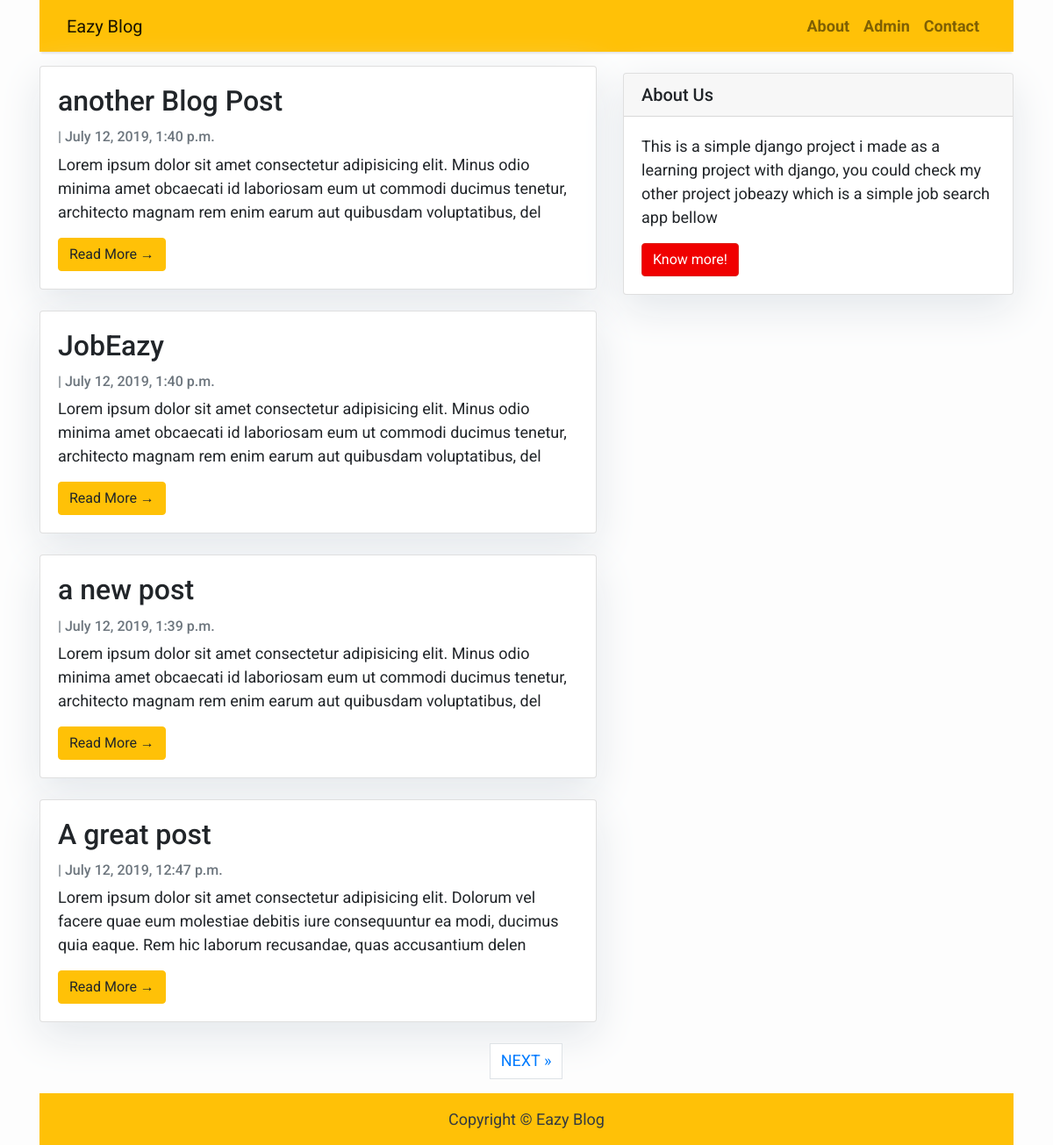
The page / on the database its author committed.
### blog/models.py (models this page shows, shortened)
class Post(models.Model):
    title = models.CharField(max_length=200, unique=True)
    slug = models.SlugField(max_length=200, unique=True)
    author = models.ForeignKey(User, on_delete= models.CASCADE,related_name='blog_posts')
    updated_on = models.DateTimeField(auto_now= True)
    content = MDTextField()
    created_on = models.DateTimeField(auto_now_add=True)
    status = models.IntegerField(choices=STATUS, default=0)
    class Meta:
        ordering = ['-created_on']

### blog/views.py (the view)
# urls.py: path('', views.PostList.as_view(), name='home'),
class PostList(generic.ListView):
    queryset = Post.objects.filter(status=1).order_by('-created_on')
    template_name = 'index.html'
    paginate_by = 4

### blog/templates/index.html (shortened to what this page needs)
{% extends "base.html" %}
{% block content %}
<div class="container">
    <div class="row">
        <div class="col-md-7 mt-3 left">
            {% for post in post_list %}
            <div class="card mb-4">
                <div class="card-body">
                    <h2 class="card-title">{{ post.title }}</h2>
                    <p class="card-text text-muted h6">{{ post.Author }} | {{ post.created_on}} </p>
                    <p class="card-text">{{post.content|slice:":200" }}</p>
                    <a href="{% url 'post_detail' post.slug  %}" class="btn btn-warning">Read More &rarr;</a>
                </div>
            </div>
            {% endfor %}
        </div>
        {% block sidebar %} {% include 'sidebar.html' %} {% endblock sidebar %}
        {% if is_paginated %}
        <div class="container">
                <ul class="pagination justify-content-center">
                    {% if page_obj.has_next %}
                    <li><a href="?page={{ page_obj.next_page_number }}" class="page-link"> NEXT &raquo;</a></li>
                    {% endif %}
                </ul>
        </div>
        {% endif %}
    </div>
</div>
{%endblock%}

### blog/templates/base.html (shortened to what this page needs)
<!DOCTYPE html>
<html>
    <head>
        <link rel="stylesheet" href="https://maxcdn.bootstrapcdn.com/bootstrap/4.0.0/css/bootstrap.min.css"
 />
    </head>
    <body>
    <div class="container">
        <nav class="navbar navbar-expand-lg navbar-light bg-warning shadow" id="mainNav">
            <div class="container-fluid">
                <a class="navbar-brand" href="{% url 'home' %}">Eazy Blog</a>
                <div class="collapse navbar-collapse" id="navbarResponsive">
                    <ul class="navbar-nav ml-auto">
                        <li class="nav-item text-black">
                            <a class="nav-link text-black font-weight-bold" href="#">About</a>
                        </li>
                        <li class="nav-item text-black">
                            <a class="nav-link text-black font-weight-bold" href="{% url 'admin:index' %}">Admin</a>
                        </li>
                        <li class="nav-item text-black">
                            <a class="nav-link text-black font-weight-bold" href="#">Contact</a>
                        </li>
                    </ul>
                </div>
            </div>
        </nav>
    </div>
        {% block content %}{% endblock content %}
        <div class="container">
            <footer class="py-3 bg-warning">
                <p class="m-0 text-dark text-center ">Copyright &copy; Eazy Blog</p>
            </footer>
        </div>
    </body>
</html>

### blog/templates/sidebar.html (shortened to what this page needs)
{% block sidebar %}
<div class="col-md-5 float-right ">
<div class="card my-4">
        <h5 class="card-header">About Us</h5>
    <div class="card-body">
        <p class="card-text"> This is a simple django project i made as a learning project with django, you could check my other project jobeazy which is a simple job search app bellow</p>
        <a href="jobeazy.herokuapp.com"
           class="btn btn-danger">Know more!</a>
    </div>
</div>
</div>
{% endblock sidebar %}

### blog/templates/base.html (style rules this page uses)
body { font-family: "Roboto", sans-serif; font-size: 17px; background-color: #fdfdfd; }
.shadow { box-shadow: 0 4px 2px -2px rgba(0, 0, 0, 0.1); }
.btn-danger { color: #fff; background-color: #f00000; border-color: #dc281e; }

### blog/templates/index.html (style rules this page uses)
body { font-family: "Roboto", sans-serif; font-size: 18px; background-color: #fdfdfd; }
.card { box-shadow: 0 16px 48px #E3E7EB; }

### blog/templates/sidebar.html (style rules this page uses)
.card { box-shadow: 0 16px 48px #E3E7EB; }

### rows shown on the page
Post: title "another Blog Post", created_on "July 12, 2019, 1:40 p.m.", content "Lorem ipsum dolor sit amet consectetur adipisicing elit. Minus odio minima amet obcaecati id laboriosam eum ut commodi ducimus tenetur, architecto magnam rem enim earum aut quibusdam voluptatibus, del"
Post: title "JobEazy", created_on "July 12, 2019, 1:40 p.m.", content "Lorem ipsum dolor sit amet consectetur adipisicing elit. Minus odio minima amet obcaecati id laboriosam eum ut commodi ducimus tenetur, architecto magnam rem enim earum aut quibusdam voluptatibus, del"
Post: title "a new post", created_on "July 12, 2019, 1:39 p.m.", content "Lorem ipsum dolor sit amet consectetur adipisicing elit. Minus odio minima amet obcaecati id laboriosam eum ut commodi ducimus tenetur, architecto magnam rem enim earum aut quibusdam voluptatibus, del"
Post: title "A great post", created_on "July 12, 2019, 12:47 p.m.", content "Lorem ipsum dolor sit amet consectetur adipisicing elit. Dolorum vel facere quae eum molestiae debitis iure consequuntur ea modi, ducimus quia eaque. Rem hic laborum recusandae, quas accusantium delen"
